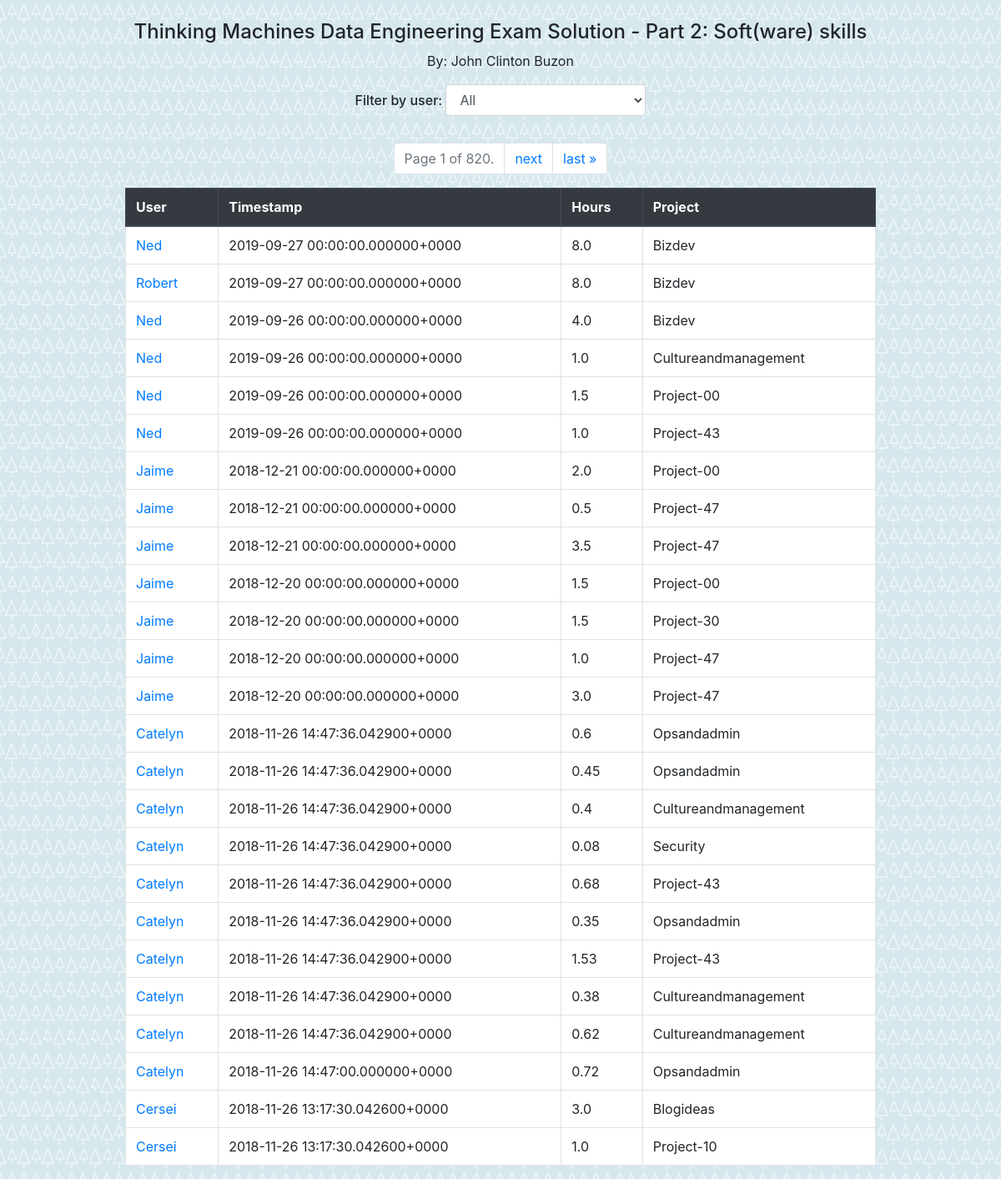
Screenshot of /viewcheckins/ with the database file from the repository.
### mysite/viewcheckins/models.py (models this page shows)
class Dailycheckins(models.Model):
    id = models.IntegerField(primary_key=True, blank=True, null=False)  # AutoField?
    user = models.TextField(blank=True, null=True)
    original_timestamp = models.TextField(blank=True, null=True)
    hours = models.TextField(blank=True, null=True)
    project = models.TextField(blank=True, null=True)
    cleaned_timestamp = models.TextField(blank=True, null=True)  # This field type is a guess.
    class Meta:
        managed = False
        db_table = 'dailycheckins'

### mysite/viewcheckins/views.py (the view)
# urls.py: path('', views.index, name='index'),
def index(request):
	user_list = Dailycheckins.objects.order_by('user').values('user').distinct()
	output = Dailycheckins.objects.all().order_by('-cleaned_timestamp')
	paginator = Paginator(output, 25) # Show 25 contacts per page
	page = request.GET.get('page')
	output = paginator.get_page(page)
	template = loader.get_template('viewcheckins/index.html')
	context = {
        'output': output,
        'user_list': user_list,
    }
	return HttpResponse(template.render(context, request))

### mysite/viewcheckins/templates/viewcheckins/index.html (shortened to what this page needs)
<head>
	{% load static %}
	<link rel="stylesheet" href="https://stackpath.bootstrapcdn.com/bootstrap/4.3.1/css/bootstrap.min.css">
</head>
<body>
	<br>
	<h4 align="center">Thinking Machines Data Engineering Exam Solution - Part 2: Soft(ware) skills</h4>
	<p align="center">By: John Clinton Buzon</p>
	{% if user_list %}
	<h6 align="center">Filter by user:
		<select class="form-control" onchange="if (this.value) window.location.href=this.value" align="center">
			<option value="/">All</option>
		</select>
	</h6>
	<br>
	{% endif %}
	{% if output %}
	<nav aria-label="Page navigation example">
	 	<ul class="pagination justify-content-center">
	    	<li class="page-item disabled">
	      		<a class="page-link" href="#" tabindex="-1">Page {{ output.number }} of {{ output.paginator.num_pages }}.</a>
	    	</li>
	    	{% if output.has_next %}
	    	<li class="page-item"><a class="page-link" href="?page={{ output.next_page_number }}">next</a></li>
	    	<li class="page-item"><a class="page-link" href="?page={{ output.paginator.num_pages }}">last &raquo;</a></li>
	    	{% endif %}
	  	</ul>
	</nav>
	<table class="table table-hover table-bordered" align="center">
		<thead class="thead-dark">
	    	<th >User</th>
	    	<th>Timestamp</th>
	    	<th>Hours</th>
	    	<th>Project</th>
	    </thead>
	    {% for checkin in output %}
	    <tr>
			<td><a href="/viewcheckins/{{ checkin.user }}/">{{ checkin.user|title }}</a></td>
			<td>{{ checkin.cleaned_timestamp }}</a></td>
			<td>{{ checkin.hours }}</a></td>
			<td>{{ checkin.project|title }}</a></td>
	    </tr>
	    {% endfor %}
	</table>
	{% else %}
	    <p>Data could not be loaded.</p>
	{% endif %}
</body>

### rows the page displays
Dailycheckins: user "Ned", cleaned_timestamp "2019-09-27 00:00:00.000000+0000", hours "8.0", project "Bizdev"
Dailycheckins: user "Robert", cleaned_timestamp "2019-09-27 00:00:00.000000+0000", hours "8.0", project "Bizdev"
Dailycheckins: user "Ned", cleaned_timestamp "2019-09-26 00:00:00.000000+0000", hours "4.0", project "Bizdev"
Dailycheckins: user "Ned", cleaned_timestamp "2019-09-26 00:00:00.000000+0000", hours "1.0", project "Cultureandmanagement"
Dailycheckins: user "Ned", cleaned_timestamp "2019-09-26 00:00:00.000000+0000", hours "1.5", project "Project-00"
Dailycheckins: user "Ned", cleaned_timestamp "2019-09-26 00:00:00.000000+0000", hours "1.0", project "Project-43"
Dailycheckins: user "Jaime", cleaned_timestamp "2018-12-21 00:00:00.000000+0000", hours "2.0", project "Project-00"
Dailycheckins: user "Jaime", cleaned_timestamp "2018-12-21 00:00:00.000000+0000", hours "0.5", project "Project-47"
Dailycheckins: user "Jaime", cleaned_timestamp "2018-12-21 00:00:00.000000+0000", hours "3.5", project "Project-47"
Dailycheckins: user "Jaime", cleaned_timestamp "2018-12-20 00:00:00.000000+0000", hours "1.5", project "Project-00"
Dailycheckins: user "Jaime", cleaned_timestamp "2018-12-20 00:00:00.000000+0000", hours "1.5", project "Project-30"
Dailycheckins: user "Jaime", cleaned_timestamp "2018-12-20 00:00:00.000000+0000", hours "1.0", project "Project-47"
Dailycheckins: user "Jaime", cleaned_timestamp "2018-12-20 00:00:00.000000+0000", hours "3.0", project "Project-47"
Dailycheckins: user "Catelyn", cleaned_timestamp "2018-11-26 14:47:36.042900+0000", hours "0.6", project "Opsandadmin"
Dailycheckins: user "Catelyn", cleaned_timestamp "2018-11-26 14:47:36.042900+0000", hours "0.45", project "Opsandadmin"
Dailycheckins: user "Catelyn", cleaned_timestamp "2018-11-26 14:47:36.042900+0000", hours "0.4", project "Cultureandmanagement"
Dailycheckins: user "Catelyn", cleaned_timestamp "2018-11-26 14:47:36.042900+0000", hours "0.08", project "Security"
Dailycheckins: user "Catelyn", cleaned_timestamp "2018-11-26 14:47:36.042900+0000", hours "0.68", project "Project-43"
Dailycheckins: user "Catelyn", cleaned_timestamp "2018-11-26 14:47:36.042900+0000", hours "0.35", project "Opsandadmin"
Dailycheckins: user "Catelyn", cleaned_timestamp "2018-11-26 14:47:36.042900+0000", hours "1.53", project "Project-43"
Dailycheckins: user "Catelyn", cleaned_timestamp "2018-11-26 14:47:36.042900+0000", hours "0.38", project "Cultureandmanagement"
Dailycheckins: user "Catelyn", cleaned_timestamp "2018-11-26 14:47:36.042900+0000", hours "0.62", project "Cultureandmanagement"
Dailycheckins: user "Catelyn", cleaned_timestamp "2018-11-26 14:47:00.000000+0000", hours "0.72", project "Opsandadmin"
Dailycheckins: user "Cersei", cleaned_timestamp "2018-11-26 13:17:30.042600+0000", hours "3.0", project "Blogideas"
Dailycheckins: user "Cersei", cleaned_timestamp "2018-11-26 13:17:30.042600+0000", hours "1.0", project "Project-10"

### other values shown
{{ output.number }} "1"
{{ output.paginator.num_pages }} "820"
